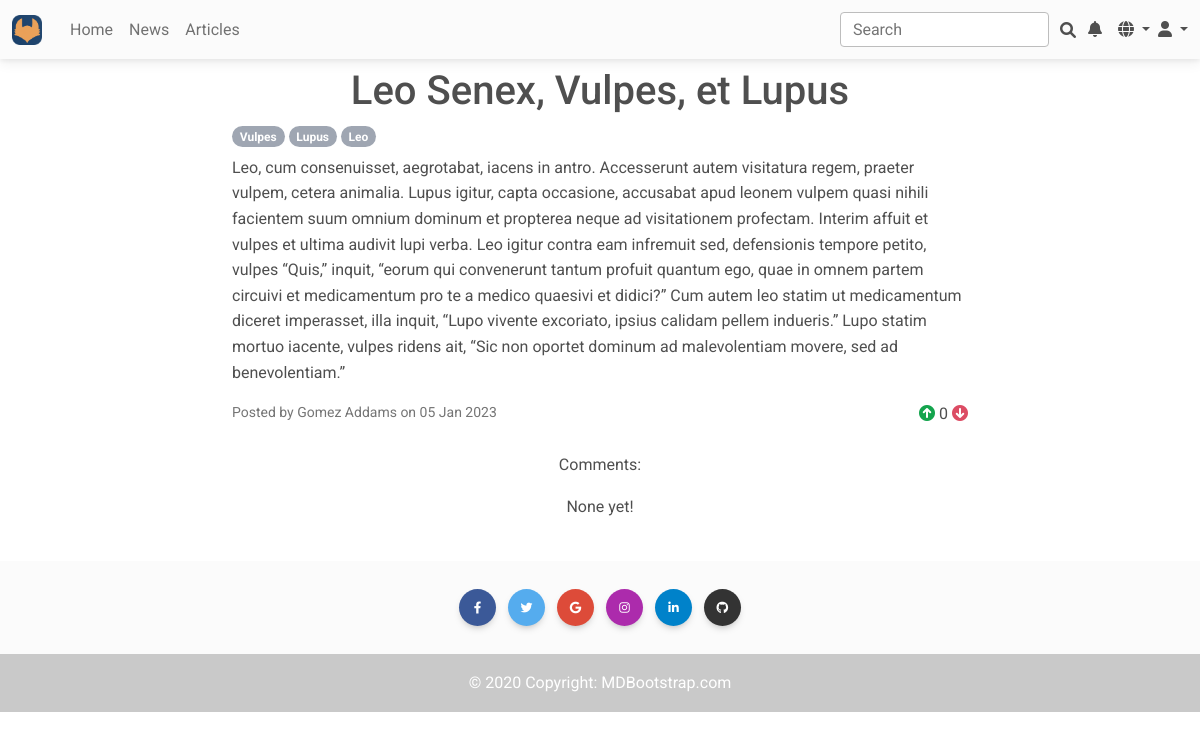
The app's page /articles/22, older data.
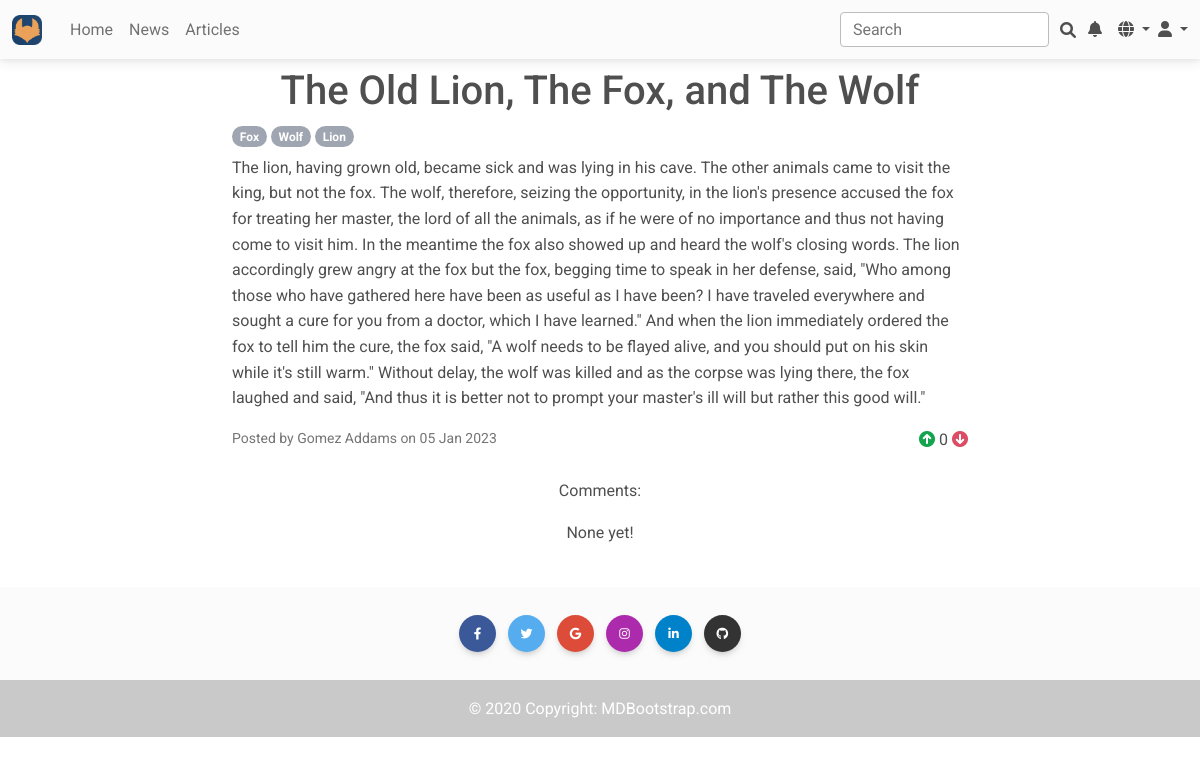
The same page, newer data.
### news/models.py (models this page shows, shortened)
class Post(models.Model):
    class PostType(models.IntegerChoices):
        ARTICLE = 1
        NEWS = 2
    author = models.ForeignKey(Author, on_delete=models.CASCADE)
    type = models.PositiveSmallIntegerField(choices=PostType.choices, default=PostType.NEWS)
    created = models.DateTimeField(auto_now_add=True)
    category = models.ManyToManyField(Category, through=PostCategory)
    title = models.CharField(max_length=255)
    text = models.TextField()
    votes = GenericRelation(Like, related_query_name='posts')

class Category(models.Model):
    name = models.CharField(max_length=255, unique=True)
    subscribers = models.ManyToManyField(User, through=CategoryUser)
    def __str__(self):
        return f'{self.name}'
    class Meta:
        verbose_name_plural = "categories"

class Author(models.Model):
    user = models.OneToOneField(User, on_delete=models.CASCADE)
    _rating = models.IntegerField(default=0, db_column='rating')
    @property
    def rating(self):
        return self._rating
    def __str__(self):
        return f'{self.user.get_full_name() or self.user}'

### news/views.py (the view, shortened to what this page needs)
# urls.py: path('<int:pk>', PostDetail.as_view(), name='post_detail'),
class PostDetail(DetailView, FormView):
    model = Post
    template_name = 'post.html'
    context_object_name = 'post'
    form_class = CommentForm
    def get_object(self, *args, **kwargs):
        obj = cache.get(f'post-{self.kwargs["pk"]}', None)
        if not obj:
            obj = super().get_object(queryset=self.queryset)
            cache.set(f'post-{self.kwargs["pk"]}', obj)
        return obj
    def get_context_data(self, **kwargs):
        context = super().get_context_data(**kwargs)
        context['comments'] = Comment.objects.filter(post=self.get_object())
        return context

### news/forms.py
class CommentForm(forms.ModelForm):
    class Meta:
        model = Comment
        fields = ['text']
        widgets = {
                'text': forms.Textarea(attrs={'placeholder': _('Post a new comment'),
                                              'rows': 5, 'class': 'form-control'}),
        }

### news/models.py (called while the page is built)
    def sum_rating(self):
        return self.get_queryset().aggregate(Sum('vote')).get('vote__sum') or 0

### news/templatetags/custom_filters.py (called while the page is built)
@register.filter()
def censor(text: str) -> str:
    if not isinstance(text, str):
        raise TypeError('Censor input must be a string')
    for word in CENSOR_LIST:
        text = re.sub(r"\b" + f"({word[0]}){word[1:]}" + r"\b",
                      lambda x, w=word: (w[0].upper() if x.group(1).isupper() else w[0]) + f"{'*' * (len(w) - 1)}",
                      text,
                      flags=re.IGNORECASE)
    return text

@register.filter(name='in_group')
def in_group(user, group_name):
    return user.groups.filter(name=group_name).exists()

### templates/post.html (shortened to what this page needs)
{% extends 'flatpages/default.html' %}
{% load custom_filters %}
{% load i18n %}
{% block content %}
<h1 class="text-center mt-2">{{ post.title|censor }}</h1>
<div>
  {% for category in post.category.all %}
  <span class="badge rounded-pill bg-secondary mb-2">{{ category }}</span>
  {% endfor %}
</div>
<p>{{ post.text|censor }}</p>
<div class="row">
  <div class="col d-flex justify-content-start"><small class="text-muted">
    {% trans "Posted by" %} {{ post.author }} {% trans "on" %} {{ post.created|date:'d M Y' }}
  </small></div>
  <div class="col d-flex justify-content-end">
      <a href="#" data-model="post" data-id="{{ post.id }}" data-value=1 class="text-success like-button">
        <i class="fas fa-arrow-circle-up"></i></a>
      <div id="post{{ post.id }}" class="mx-1">{{ post.votes.sum_rating }}</div>
      <a href="#" data-model="post" data-id="{{ post.id }}" data-value=-1 class="text-danger like-button">
        <i class="fas fa-arrow-circle-down"></i></a>
  </div>
</div>
<br>
<div class="row d-flex justify-content-center text-center">
  <div class="col-md-8">
    <p id="comments">{% trans "Comments" %}:</p>
    {% if comments %}
    {% for comment in comments %}
    <div  class="card border border-dark mb-3">
      <div class="card-header text-muted">{{ comment.user }}</div>
      <div class="card-body">
        <p class="card-text">{{ comment.text|censor }}</p>
      </div>
      <div class="card-footer text-muted">
        <div class="row">
          <div class="col d-flex justify-content-start">{{ comment.created }}</div>
          <div class="col d-flex justify-content-end">
              <a href="#" data-model="comment" data-id="{{ comment.id }}" data-value=1 class="text-success like-button">
                <i class="fas fa-arrow-circle-up"></i></a>
              <div id="comment{{ comment.id }}" class="mx-1">{{ comment.votes.sum_rating }}</div>
              <a href="#" data-model="comment" data-id="{{ comment.id }}" data-value=-1 class="text-danger like-button">
                <i class="fas fa-arrow-circle-down"></i></a>
          </div>
        </div>
      </div>
    </div>
    {% endfor %}
    {% else %}
    <p>{% trans "None yet!" %}</p>
    {% endif %}
  </div>
</div>
{% endblock content %}

### templates/flatpages/default.html (shortened to what this page needs)
<!DOCTYPE html>
<html lang="en">
{% load static %}
{% load account %}
{% load cache %}
{% load i18n %}
<head>
  {% cache 36000 fonts %}
    <link rel="stylesheet" href="https://cdnjs.cloudflare.com/ajax/libs/font-awesome/6.0.0/css/all.min.css" />
  {% endcache %}
  <link rel="stylesheet" href="{% static 'css/mdb.min.css' %}" />
</head>
<body>
  {% cache 3600 navbar %}
  <nav class="navbar navbar-expand-lg navbar-light bg-light">
    <div class="container-fluid">
      <div class="collapse navbar-collapse" id="navbarSupportedContent">
        <a class="navbar-brand mt-0 mt-lg-0" href="#">
          <img
            src="{% static 'img/icon.png' %}"
            height="30"
            alt="Logo"
            loading="lazy"
          />
        </a>
        <ul class="navbar-nav me-auto mb-2 mb-lg-0">
          <li class="nav-item">
            <a class="nav-link" href="/">{% trans "Home" %}</a>
          </li>
          <li class="nav-item">
            <a class="nav-link" href="/news/">{% trans "News" %}</a>
          </li>
          <li class="nav-item">
            <a class="nav-link" href="/articles/">{% trans "Articles" %}</a>
          </li>
        </ul>
      </div>
      {% endcache %}
      <form class="d-flex input-group w-auto" action="{% url 'search' %}" method="get">
        <input
          name="q"
          type="search"
          class="form-control rounded"
          placeholder="Search"
          aria-label="Search"
          aria-describedby="search-addon"
        />
        <span class="input-group-text border-0" id="search-addon">
          <i class="fas fa-search"></i>
        </span>
      </form>
      <div class="dropdown">
        <a
          class="text-reset me-3 dropdown-toggle hidden-arrow"
          href="#"
          id="navbarDropdownMenuLink"
          role="button"
          data-mdb-toggle="dropdown"
          aria-expanded="false"
        >
          <i class="fas fa-bell"></i>
        </a>
      </div>
      <form action="{% url 'set_language' %}" method="post">
        <div class="nav-item me-2 dropdown">
          <a
              class="nav-link dropdown-toggle"
              id="languageDropdown"
              role="button"
              data-mdb-toggle="dropdown"
              aria-expanded="false"
          >
            <i class="fas fa-globe"></i>
          </a>
            {% get_available_languages as LANGUAGES %}
            {% get_language_info_list for LANGUAGES as languages %}
        </div>
      </form>
      <div class="nav-item me-3 me-lg-0 dropdown">
        <a
          class="nav-link dropdown-toggle"
          id="navbarDropdown"
          role="button"
          data-mdb-toggle="dropdown"
          aria-expanded="false"
        >
          <i class="fas fa-user"></i>
        </a>
      </div>
    </div>
  </nav>
  <div class="container">
  <div class="row">
    <div class="col-md-2">
    </div>
    <div class="col-md-8">
      {% block body %}
      {% block content %}{% endblock content %}
      {% endblock body %}
    </div>
    <div class="col-md-2">
    </div>
  </div>
  </div>
  <br>
  {% cache 3600 footer %}
  <footer class="bg-light text-center text-white">
    <div class="container p-4 pb-0">
      <section class="mb-4">
        <a
          class="btn text-white btn-floating m-1"
          style="background-color: #3b5998;"
          href="#!"
          role="button"
          ><i class="fab fa-facebook-f"></i
        ></a>
        <a
          class="btn text-white btn-floating m-1"
          style="background-color: #55acee;"
          href="#!"
          role="button"
          ><i class="fab fa-twitter"></i
        ></a>
        <a
          class="btn text-white btn-floating m-1"
          style="background-color: #dd4b39;"
          href="#!"
          role="button"
          ><i class="fab fa-google"></i
        ></a>
        <a
          class="btn text-white btn-floating m-1"
          style="background-color: #ac2bac;"
          href="#!"
          role="button"
          ><i class="fab fa-instagram"></i
        ></a>
        <a
          class="btn text-white btn-floating m-1"
          style="background-color: #0082ca;"
          href="#!"
          role="button"
          ><i class="fab fa-linkedin-in"></i
        ></a>
        <a
          class="btn text-white btn-floating m-1"
          style="background-color: #333333;"
          href="https://github.com/Nyaaa"
          role="button"
          ><i class="fab fa-github"></i
        ></a>
      </section>
    </div>
    <div class="text-center p-3" style="background-color: rgba(0, 0, 0, 0.2);">
      © 2020 Copyright:
      <a class="text-white" href="https://mdbootstrap.com/">MDBootstrap.com</a>
    </div>
  </footer>
  {% endcache %}
</body>
</html>

Row changes from the older to the newer data that the page shows:
changed Post "Gomez Addams": title|censor "Leo Senex, Vulpes, et Lupus" → "The Old Lion, The Fox, and The Wolf"; text|censor "Leo, cum consenuisset, aegrotabat, iacens in antro. Accesserunt autem visitatura regem, praeter vulpem, cetera animalia. Lupus igitur, capta occasione, accusabat apud leonem vulpem quasi nihili facientem suum omnium dominum et propterea neque ad visitationem profectam. Interim affuit et vulpes et ultima audivit lupi verba. Leo igitur contra eam infremuit sed, defensionis tempore petito, vulpes “Quis,” inquit, “eorum qui convenerunt tantum profuit quantum ego, quae in omnem partem circuivi et medicamentum pro te a medico quaesivi et didici?” Cum autem leo statim ut medicamentum diceret imperasset, illa inquit, “Lupo vivente excoriato, ipsius calidam pellem indueris.” Lupo statim mortuo…" → "The lion, having grown old, became sick and was lying in his cave. The other animals came to visit the king, but not the fox. The wolf, therefore, seizing the opportunity, in the lion's presence accused the fox for treating her master, the lord of all the animals, as if he were of no importance and thus not having come to visit him. In the meantime the fox also showed up and heard the wolf's closing words. The lion accordingly grew angry at the fox but the fox, begging time to speak in her defense, said, \"Who among those who have gathered here have been as useful as I have been? I have traveled everywhere and sought a cure for you from a doctor, which I have learned.\" And when the lion…"
changed Category: name "Vulpes" → "Fox"
changed Category: name "Lupus" → "Wolf"
changed Category: name "Leo" → "Lion"
